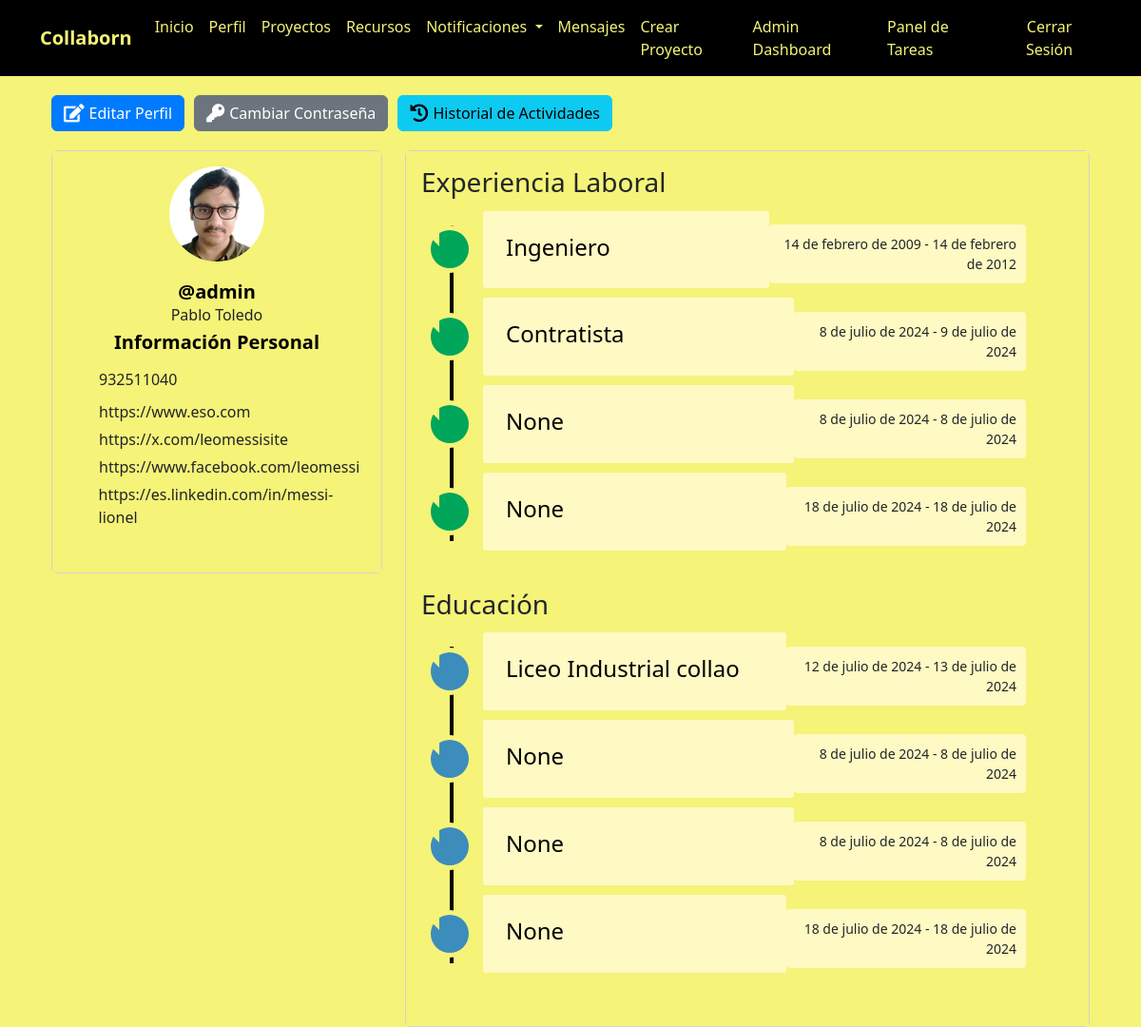
Page /perfil/ (signed in) on the committed database.
### myapp/models.py (models this page shows, shortened)
class Perfil(models.Model):
    user = models.OneToOneField(User, on_delete=models.CASCADE)
    nombre = models.CharField(max_length=30, blank=True, null=True)
    apellido = models.CharField(max_length=30, blank=True, null=True)
    telefono = models.CharField(max_length=15, blank=True, null=True)
    fecha_nacimiento = models.DateField(null=True, blank=True)
    avatar = models.ImageField(upload_to='avatars/', null=True, blank=True)
    website = models.URLField(max_length=200, blank=True, null=True)
    twitter = models.URLField(max_length=200, blank=True, null=True)
    facebook = models.URLField(max_length=200, blank=True, null=True)
    linkedin = models.URLField(max_length=200, blank=True, null=True)

class ExperienciaLaboral(models.Model):
    perfil = models.ForeignKey(Perfil, related_name='experiencias', on_delete=models.CASCADE)
    titulo = models.CharField(max_length=100, blank=True, null=True)
    descripcion = models.TextField(blank=True, null=True)
    fecha_inicio = models.DateField(default=timezone.now)
    fecha_fin = models.DateField(default=timezone.now)

class Educacion(models.Model):
    perfil = models.ForeignKey(Perfil, related_name='educaciones', on_delete=models.CASCADE)
    titulo = models.CharField(max_length=100, blank=True, null=True)
    institucion = models.CharField(max_length=100, blank=True, null=True)
    fecha_inicio = models.DateField(default=timezone.now)
    fecha_fin = models.DateField(default=timezone.now)

### myapp/views.py (the view)
# urls.py: path('perfil/', views.ver_perfil, name='ver_perfil'),
@login_required
def ver_perfil(request):
    perfil = request.user.perfil
    experiencias = perfil.experiencias.all()
    educaciones = perfil.educaciones.all()
    return render(request, 'myapp/ver_perfil.html', {
        'perfil': perfil,
        'experiencias': experiencias,
        'educaciones': educaciones,
    })

### myapp/templates/myapp/ver_perfil.html (shortened to what this page needs)
{% extends 'myapp/base.html' %}
{% load static %}
{% block extra_css %}
<link rel="stylesheet" href="{% static 'css/ver_perfil.css' %}">
<link href="https://cdnjs.cloudflare.com/ajax/libs/font-awesome/5.11.2/css/all.min.css" rel="stylesheet">
<link href="https://cdn.jsdelivr.net/npm/@icon/entypo@1.0.3/entypo.css" rel="stylesheet">
{% endblock %}
{% block content %}
<div class="container bootstrap snippet">
    <div class="row">
        <div class="col-md-12">
            <div class="btn-group-custom">
                <a href="{% url 'editar_perfil' %}" class="btn btn-primary btn-custom">
                    <i class="fa fa-edit"></i> Editar Perfil
                </a>
                <a href="{% url 'cambiar_password' %}" class="btn btn-secondary btn-custom">
                    <i class="fa fa-key"></i> Cambiar Contraseña
                </a>
                <a href="{% url 'historial_actividades' %}" class="btn btn-info btn-custom">
                    <i class="fa fa-history"></i> Historial de Actividades
                </a>
            </div>
        </div>
    </div>
    <div class="row">
        <div class="col-md-4">
            <div class="left-profile-card card">
                <div class="card-body">
                    <div class="user-profile">
                        {% if perfil.avatar %}
                            <img src="{{ perfil.avatar.url }}" class="img-fluid rounded-circle" alt="Avatar">
                        {% else %}
                            <img src="{% static 'images/default-avatar.png' %}" class="img-fluid rounded-circle" alt="Avatar">
                        {% endif %}
                    </div>
                    <h3>@{{ user.username }}</h3>
                    <p>{{ perfil.nombre }} {{ perfil.apellido }}</p>
                    <div class="personal-info">
                        <h3>Información Personal</h3>
                        <ul class="personal-list">
                            <li>{{ perfil.telefono }}</li>
                            <li>{{ perfil.website }}</li>
                            <li>{{ perfil.twitter }}</li>
                            <li>{{ perfil.facebook }}</li>
                            <li>{{ perfil.linkedin }}</li>
                        </ul>
                    </div>
                </div>
            </div>
        </div>
        <div class="col-md-8">
            <div class="right-profile-card card">
                <div class="card-body">
                    <h3>Experiencia Laboral</h3>
                    <div class="timeline-centered">
                        {% for experiencia in experiencias %}
                            <article class="timeline-entry">
                                <div class="timeline-entry-inner">
                                    <div class="timeline-icon bg-success">
                                    </div>
                                    <div class="timeline-label">
                                        <h2>{{ experiencia.titulo }}</h2>
                                    </div>
                                    <time class="timeline-time" datetime="{{ experiencia.fecha_inicio }}">{{ experiencia.fecha_inicio }} - {{ experiencia.fecha_fin }}</time>
                                </div>
                            </article>
                        {% endfor %}
                    </div>
                    <h3>Educación</h3>
                    <div class="timeline-centered">
                        {% for educacion in educaciones %}
                            <article class="timeline-entry">
                                <div class="timeline-entry-inner">
                                    <div class="timeline-icon bg-info">
                                    </div>
                                    <div class="timeline-label">
                                        <h2>{{ educacion.institucion }}</h2>
                                    </div>
                                    <time class="timeline-time" datetime="{{ educacion.fecha_inicio }}">{{ educacion.fecha_inicio }} - {{ educacion.fecha_fin }}</time>
                                </div>
                            </article>
                        {% endfor %}
                    </div>
                </div>
            </div>
        </div>
    </div>
</div>
{% endblock %}

### myapp/static/css/style.css (style rules this page uses)
body { padding-top: 20px; }
.btn-primary { background-color: #007bff; border-color: #007bff; }

### myapp/static/css/ver_perfil.css (style rules this page uses)
.card-body { background: #f5f378; }
.left-profile-card .user-profile img { width: 100px; height: 100px; border-radius: 50%; margin: auto; display: block; margin-bottom: 20px; background: #f5f378; }
.left-profile-card h3 { font-size: 20px; margin-bottom: 0; font-weight: 700; text-align: center; color: #000000; background: #f5f378; }
.left-profile-card p { margin-bottom: 5px; text-align: center; background: #f5f378; }
.personal-info { margin-bottom: 30px; background: #f5f378; }
.personal-info .personal-list { list-style-type: none; margin: 0; padding: 0; background: #f5f378; }
.personal-list li { margin-bottom: 5px; display: flex; align-items: center; background: #f5f378; }
.personal-info h3 { margin-bottom: 10px; color: #000000; background: #f5f378; }
.timeline-centered { position: relative; margin-bottom: 30px; }
.timeline-centered:before { content: ''; position: absolute; display: block; width: 4px; background: #000000; top: 20px; bottom: 20px; margin-left: 30px; }
.timeline-centered .timeline-entry { position: relative; margin-top: 5px; margin-left: 30px; margin-bottom: 10px; clear: both; }
.timeline-centered .timeline-entry .timeline-entry-inner { display: flex; align-items: center; margin-left: -20px; position: relative; }
.timeline-centered .timeline-entry .timeline-entry-inner .timeline-time { position: relative; text-align: right; padding: 10px; box-sizing: border-box; font-size: 14px; z-index: 1000; background: #fff9c4; border-radius: 4px; margin-top: 10px; }
.timeline-centered .timeline-entry .timeline-entry-inner .timeline-icon { background: #f5f378; width: 40px; height: 40px; text-align: center; line-height: 40px; border-radius: 50%; box-shadow: 0 0 0 5px #f5f378; color: #00d512; border: 1px solid #ff0000; font-size: 26px; margin-right: 15px; flex-shrink: 0; }
.timeline-centered .timeline-entry .timeline-entry-inner .timeline-label { background: #fff9c4; padding: 1.5em; margin-left: 0; border-radius: 3px; flex-grow: 1; width: 351.44px; color: #333; }
.timeline-centered .timeline-entry .timeline-entry-inner .timeline-label h2 { margin-top: 0; font-size: 1.5em; margin-bottom: 5px; display: flex; align-items: center; color: #000000; }
.timeline-centered .timeline-entry .timeline-entry-inner .timeline-label:after { content: ''; display: block; position: absolute; left: 0; top: 19px; width: 0; height: 0; border: 9px solid transparent; border-right-color: #f5f378; margin-left: -9px; }
.timeline-centered .timeline-entry .timeline-entry-inner .timeline-icon.bg-success { background: #00a65a !important; border: none; }
.timeline-centered .timeline-entry .timeline-entry-inner .timeline-icon.bg-info { background: #3c8dbc !important; border: none; }
.right-profile-card .card-body { overflow: hidden; background: #f5f378; }
.timeline-centered { position: relative; margin-bottom: 30px; max-width: 100%; overflow: hidden; }
.timeline-centered .timeline-entry { position: relative; margin-top: 5px; margin-left: 30px; margin-bottom: 10px; clear: both; max-width: calc(100% - 60px); }
.timeline-centered .timeline-entry .timeline-entry-inner { display: flex; align-items: center; margin-left: -20px; position: relative; max-width: 100%; }
.timeline-centered .timeline-entry .timeline-entry-inner .timeline-label { padding: 1.5em; margin-left: 0; border-radius: 3px; flex-grow: 1; max-width: 100%; overflow: hidden; }

### myapp/static/css/register.css (style rules this page uses)
body { background-color: #dcc4fa; }

### myapp/templates/myapp/ver_perfil.html (style rules this page uses)
.btn-group-custom { display: flex; gap: 10px; margin-bottom: 20px; }
.btn-custom { display: flex; align-items: center; gap: 5px; }
.btn-custom i { font-size: 1.2em; }

### myapp/templates/myapp/base.html (style rules this page uses)
body { background-color: #f5f378; }

### rows in the picture
Perfil: avatar (picture), nombre "Pablo", apellido "Toledo", telefono "932511040", website "https://www.eso.com", twitter "https://x.com/leomessisite", facebook "https://www.facebook.com/leomessi", linkedin "https://es.linkedin.com/in/messi-lionel"
ExperienciaLaboral: titulo "Ingeniero", fecha_inicio "14 de febrero de 2009", fecha_fin "14 de febrero de 2012"
ExperienciaLaboral: titulo "Contratista", fecha_inicio "8 de julio de 2024", fecha_fin "9 de julio de 2024"
ExperienciaLaboral: titulo "None", fecha_inicio "8 de julio de 2024", fecha_fin "8 de julio de 2024"
ExperienciaLaboral: titulo "None", fecha_inicio "18 de julio de 2024", fecha_fin "18 de julio de 2024"
Educacion: institucion "Liceo Industrial collao", fecha_inicio "12 de julio de 2024", fecha_fin "13 de julio de 2024"
Educacion: institucion "None", fecha_inicio "8 de julio de 2024", fecha_fin "8 de julio de 2024"
Educacion: institucion "None", fecha_inicio "8 de julio de 2024", fecha_fin "8 de julio de 2024"
Educacion: institucion "None", fecha_inicio "18 de julio de 2024", fecha_fin "18 de julio de 2024"

### other values in the picture
{{ user.username }} "admin"
